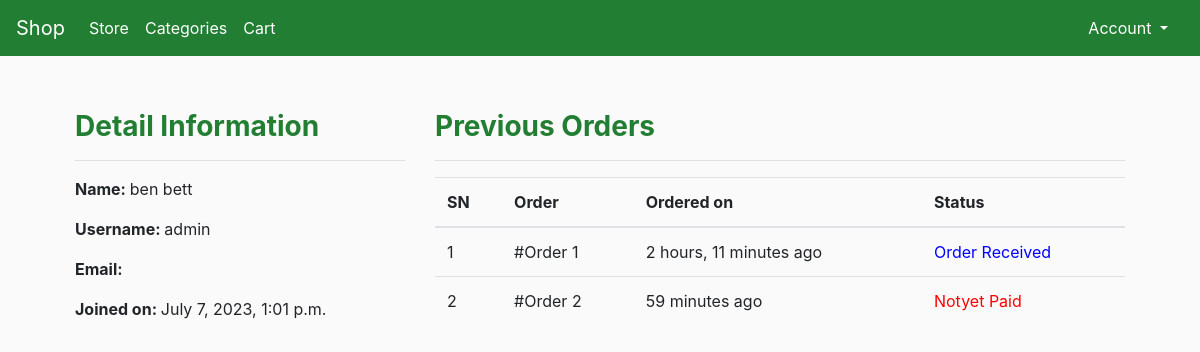
Page /profile/1/ on the committed database.
### app/models.py (models this page shows, shortened)
class Customer(models.Model):
	user = models.OneToOneField(User, null=True, blank=True, on_delete=models.CASCADE)
	joined_on = models.DateTimeField(auto_now_add=True)

class User(AbstractUser):
    first_name = models.CharField(max_length=200, null=True)
    last_name = models.CharField(max_length=200, null=True)
    email = models.EmailField(unique=True)
    REQUIRED_FIELDS = ['first_name','last_name']

class Order(models.Model):
	customer = models.ForeignKey(Customer, on_delete=models.SET_NULL, null=True, blank=True)
	date_ordered = models.DateTimeField(auto_now_add=True)
	complete = models.BooleanField(default=False)
	transaction_id = models.CharField(max_length=100, null=True)
	STATUS = (('Order Received','Order Received'),('Ready for  Pickup','Ready for  Pickup'))
	status = models.CharField(max_length=50, choices=STATUS, null=True,default='Order Received')

### app/views.py (the view)
# urls.py: path('profile/<str:pk>/', views.profile, name="profile"),
def profile(request,pk):
	page_name = 'profile'
	customer = Customer.objects.get(id=pk)
	orders = Order.objects.all()
	name = customer.user.first_name + ' ' + customer.user.last_name
	context = {
	'customer': customer,
	'orders':orders,
	'name':name,
	'page_name':page_name,
	 }
	return render(request, 'profile.html', context)

### app/templates/profile.html (shortened to what this page needs)
{% extends 'main.html' %}
{% load static %}
{% block content %}
<div class="profile-page">
    <div class="row">
        <div class="col-md-4">
            <h3 class="profile-header">Detail Information</h3><hr>
            <p><span class="font-weight-bold">Name: </span>{{name}}</p>
            <p><span class="font-weight-bold">Username: </span>{{customer.user}}</p>
            <p><span class="font-weight-bold">Email: </span> {{customer.user.email}}</p>
            <p><span class="font-weight-bold">Joined on: </span>{{customer.joined_on}}</p>
        </div>
        <div class="col-md-8">
            <h3 class="profile-header">Previous Orders</h3>
            <hr>
            <table class="table">
                <thead>
                    <tr>
                        <th>SN</th>
                        <th>Order</th>
                        <th>Ordered on</th>
                        <th>Status</th>
                    </tr>
                </thead>
                <tbody>
                    {% for order in customer.order_set.all %}
                    <tr>
                        <td>{{forloop.counter}}</td>
                        <td>#Order {{order.id}}</td>
                        <td>{{order.date_ordered|timesince}} ago</td>
                        {% if order.complete == False %}
                        <td style="color: red;">Notyet Paid</td>
                        {% elif order.status == 'Order Received' %}
                        <td style="color: blue;">Order Received</td>
                        {% else %}
                        <td style="color: green;">{{order.status}}</td>
                        {% endif %}
                    </tr>
                    {% endfor %}
                </tbody>
            </table>
        </div>
    </div>
</div>
{% endblock %}

### static/css/main.css (style rules this page uses)
body { background-color: hsl(0, 0%, 98%); }
h1,h2,h3,h4,h5,h6 { color:hsl(0, 0%, 30%); }
.profile-header { color: #217e32; font-weight: bold; }
.profile-page { padding: 30px; }

### rows in the picture
Customer: user "admin", joined_on "July 7, 2023, 1:01 p.m."
Order: id "1", date_ordered "2 hours, 11 minutes", complete "Order Received"
Order: id "2", date_ordered "59 minutes", complete "Notyet Paid"

### other values in the picture
{{ name }} "ben bett"
